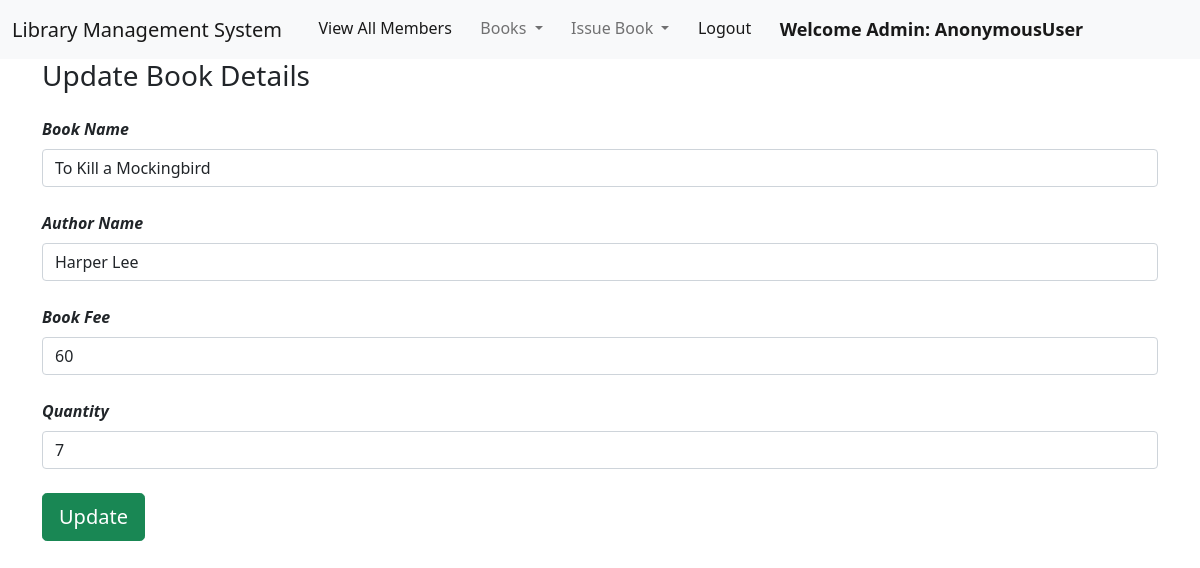
Screenshot of /edit_book/7/ with the database file from the repository.
### Library/models.py (models this page shows, shortened)
class Book(models.Model):
    name = models.CharField(max_length=200)
    author = models.CharField(max_length=200)
    fees = models.PositiveIntegerField()
    quantity = models.PositiveIntegerField()

### Library/views.py (the view)
# urls.py: path("edit_book/<int:myid>/", views.edit_book, name="edit_book"),
def edit_book(request, myid):
    update_book = Book.objects.get(id=myid)
    return render(request,'edit_book.html', {'update_book':update_book})

### Library/templates/edit_book.html (shortened to what this page needs)
{% extends 'admin_navbar.html' %}
{% load static %}
{% block body %}
<div class="col-md-12">
    <form method="POST" class="post-form" action="/update/{{ update_book.id }}">
    <div class="container">
        <div class="col-12">
            <h3>Update Book Details</h3>
        </div>
        <div class="row mt-4">
            <div class="form-group col-md-12">
                <label><i style="font-weight: bold;">Book Name</i></label>
                <input type="text" class="form-control mt-2" name="name" id="myid_name" value="{{ update_book.name }}">
            </div>
        </div>
        <div class="row mt-4">
            <div class="form-group col-md-12">
                <label><i style="font-weight: bold;">Author Name</i></label>
                <input type="text" class="form-control mt-2" name="author" id="myid_author" value="{{ update_book.author }}">
            </div>
        </div>
        <div class="row mt-4">
            <div class="form-group col-md-12">
                <label><i style="font-weight: bold;">Book Fee</i></label>
                <input type="number" class="form-control mt-2" name="fees" id="myid_fees" value="{{ update_book.fees }}">
            </div>
        </div>
        <div class="row mt-4">
            <div class="form-group col-md-12">
                <label><i style="font-weight: bold;">Quantity</i></label>
                <input type="number" class="form-control mt-2" name="quantity" id="myid_quantity" value="{{ update_book.quantity }}">
            </div>
        </div>
        <br>
        <button type="submit" class="btn btn-success btn-lg">Update</button>
    </div>
    </form>
{% endblock %}

### rows the page displays
Book: name "To Kill a Mockingbird", author "Harper Lee", fees "60", quantity "7"

### other values shown
{{ request.user }} "AnonymousUser"
